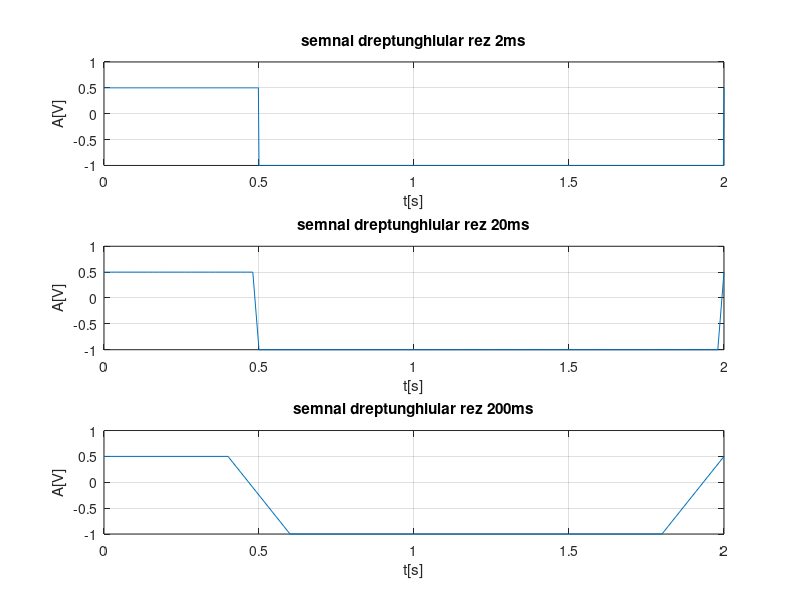

Recreate this plot in MATLAB.
%rezolutie temporara de 2ms
t=0:0.002:2;
f=0.5;%frecventa de 0.5 pt o perioada (f=1/t)
w=2*pi*f;
duty=25;
s=0.75*square(w*t,duty)-0.25;
subplot(3,1,1),plot(t,s),grid,
xlabel('t[s]'),ylabel('A[V]'),title('semnal dreptunghiular rez 2ms')

%rezolutie temporara de 20ms
t=0:0.02:2;
f=0.5;%frecventa de 0.5 pt o perioada (f=1/t)
w=2*pi*f;
duty=25;
s=0.75*square(w*t,duty)-0.25;
subplot(3,1,2),plot(t,s),grid,
xlabel('t[s]'),ylabel('A[V]'),title('semnal dreptunghiular rez 20ms')

%rezolutie temporara de 200ms
t=0:0.2:2;
f=0.5;%frecventa de 0.5 pt o perioada (f=1/t)
w=2*pi*f;
duty=25;
s=0.75*square(w*t,duty)-0.25;
subplot(3,1,3),plot(t,s),grid,
xlabel('t[s]'),ylabel('A[V]'),title('semnal dreptunghiular rez 200ms')